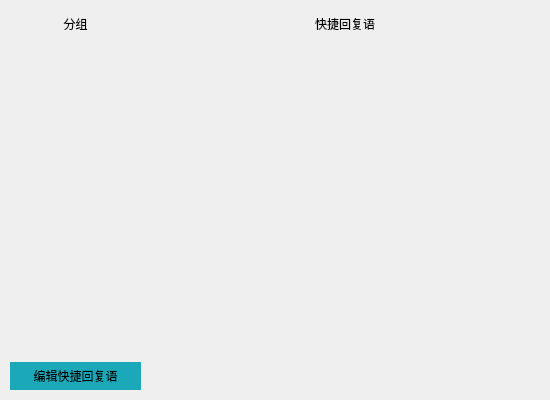
<?xml version="1.0" encoding="UTF-8"?>
<ui version="4.0">
 <class>ReplayMsgInforDialog</class>
 <widget class="QWidget" name="ReplayMsgInforDialog">
  <property name="geometry">
   <rect>
    <x>0</x>
    <y>0</y>
    <width>550</width>
    <height>400</height>
   </rect>
  </property>
  <property name="minimumSize">
   <size>
    <width>550</width>
    <height>400</height>
   </size>
  </property>
  <property name="maximumSize">
   <size>
    <width>16777215</width>
    <height>16777214</height>
   </size>
  </property>
  <property name="windowTitle">
   <string>Dialog</string>
  </property>
  <property name="styleSheet">
   <string notr="true">QWidget
{
	font-family:&quot;微软雅黑&quot;;
}
QDialog#ReplayMsgInforDialog{
	border: 1px solid #3A3A3A;
	background:#EEF0F0F0;
	border-radius: 0px;
}



QListWidget{
border: none;
background:#00000000;
alternate-background-color: #EEF5F5F5;
}

QListWidget::item:selected {
	border: 1px solid #3A3A3A;
	color:white;
	background:#888dd9;
 }
QListWidget::item:hover {
	border: 1px solid #3A3A3A;
	color:white;
	background:#888dd9;
 }
QListWidget::item:selected:!active {
     background: qlineargradient(x1: 0, y1: 0, x2: 0, y2: 1,
                                 stop: 0 #ABAFE5, stop: 1 #8588B2);
 }
 
 QListWidget::item:selected:active {
     background: qlineargradient(x1: 0, y1: 0, x2: 0, y2: 1,
                                 stop: 0 #6a6ea9, stop: 1 #888dd9);
 }

QListWidget#Replylistgroup,#ReplylistMsg{
background:#00000000;
alternate-background-color: #EEF5F5F5;
}

QPushButton#pbSetting {
    border : 1px solid #00000000;
	background:#1ba9ba;
}

QPushButton#pbSetting:hover {
	background:#3dbbca;
}
QPushButton#pbSetting:pressed {
	background:#1194a4;
}</string>
  </property>
  <layout class="QVBoxLayout" name="verticalLayout">
   <property name="spacing">
    <number>0</number>
   </property>
   <property name="leftMargin">
    <number>0</number>
   </property>
   <property name="topMargin">
    <number>0</number>
   </property>
   <property name="rightMargin">
    <number>0</number>
   </property>
   <property name="bottomMargin">
    <number>0</number>
   </property>
   <item>
    <widget class="QWidget" name="dialogbg" native="true">
     <property name="styleSheet">
      <string notr="true"/>
     </property>
     <layout class="QHBoxLayout" name="horizontalLayout">
      <property name="spacing">
       <number>0</number>
      </property>
      <property name="leftMargin">
       <number>10</number>
      </property>
      <property name="topMargin">
       <number>10</number>
      </property>
      <property name="rightMargin">
       <number>10</number>
      </property>
      <property name="bottomMargin">
       <number>10</number>
      </property>
      <item>
       <widget class="QWidget" name="widget_2" native="true">
        <property name="minimumSize">
         <size>
          <width>140</width>
          <height>0</height>
         </size>
        </property>
        <property name="maximumSize">
         <size>
          <width>140</width>
          <height>16777215</height>
         </size>
        </property>
        <layout class="QVBoxLayout" name="verticalLayout_2">
         <property name="spacing">
          <number>0</number>
         </property>
         <property name="leftMargin">
          <number>0</number>
         </property>
         <property name="topMargin">
          <number>0</number>
         </property>
         <property name="bottomMargin">
          <number>0</number>
         </property>
         <item>
          <widget class="QLabel" name="label">
           <property name="minimumSize">
            <size>
             <width>0</width>
             <height>28</height>
            </size>
           </property>
           <property name="maximumSize">
            <size>
             <width>16777215</width>
             <height>28</height>
            </size>
           </property>
           <property name="text">
            <string>分组</string>
           </property>
           <property name="alignment">
            <set>Qt::AlignCenter</set>
           </property>
          </widget>
         </item>
         <item>
          <widget class="QListWidget" name="Replylistgroup">
           <property name="alternatingRowColors">
            <bool>true</bool>
           </property>
          </widget>
         </item>
         <item>
          <widget class="QPushButton" name="pbSetting">
           <property name="minimumSize">
            <size>
             <width>0</width>
             <height>28</height>
            </size>
           </property>
           <property name="maximumSize">
            <size>
             <width>16777215</width>
             <height>28</height>
            </size>
           </property>
           <property name="text">
            <string>编辑快捷回复语</string>
           </property>
           <property name="icon">
            <iconset resource="localman.qrc">
             <normaloff>:/Images/mainpanel_setting_normal.png</normaloff>:/Images/mainpanel_setting_normal.png</iconset>
           </property>
           <property name="flat">
            <bool>true</bool>
           </property>
          </widget>
         </item>
        </layout>
       </widget>
      </item>
      <item>
       <widget class="QWidget" name="widget_3" native="true">
        <layout class="QVBoxLayout" name="verticalLayout_3">
         <property name="spacing">
          <number>0</number>
         </property>
         <property name="leftMargin">
          <number>0</number>
         </property>
         <property name="topMargin">
          <number>0</number>
         </property>
         <property name="rightMargin">
          <number>0</number>
         </property>
         <property name="bottomMargin">
          <number>0</number>
         </property>
         <item>
          <widget class="QLabel" name="label_2">
           <property name="minimumSize">
            <size>
             <width>0</width>
             <height>28</height>
            </size>
           </property>
           <property name="maximumSize">
            <size>
             <width>16777215</width>
             <height>28</height>
            </size>
           </property>
           <property name="text">
            <string>快捷回复语</string>
           </property>
           <property name="alignment">
            <set>Qt::AlignCenter</set>
           </property>
          </widget>
         </item>
         <item>
          <widget class="QListWidget" name="ReplylistMsg">
           <property name="styleSheet">
            <string notr="true"/>
           </property>
           <property name="alternatingRowColors">
            <bool>true</bool>
           </property>
          </widget>
         </item>
        </layout>
       </widget>
      </item>
     </layout>
    </widget>
   </item>
  </layout>
 </widget>
 <resources>
  <include location="localman.qrc"/>
 </resources>
 <connections/>
</ui>
